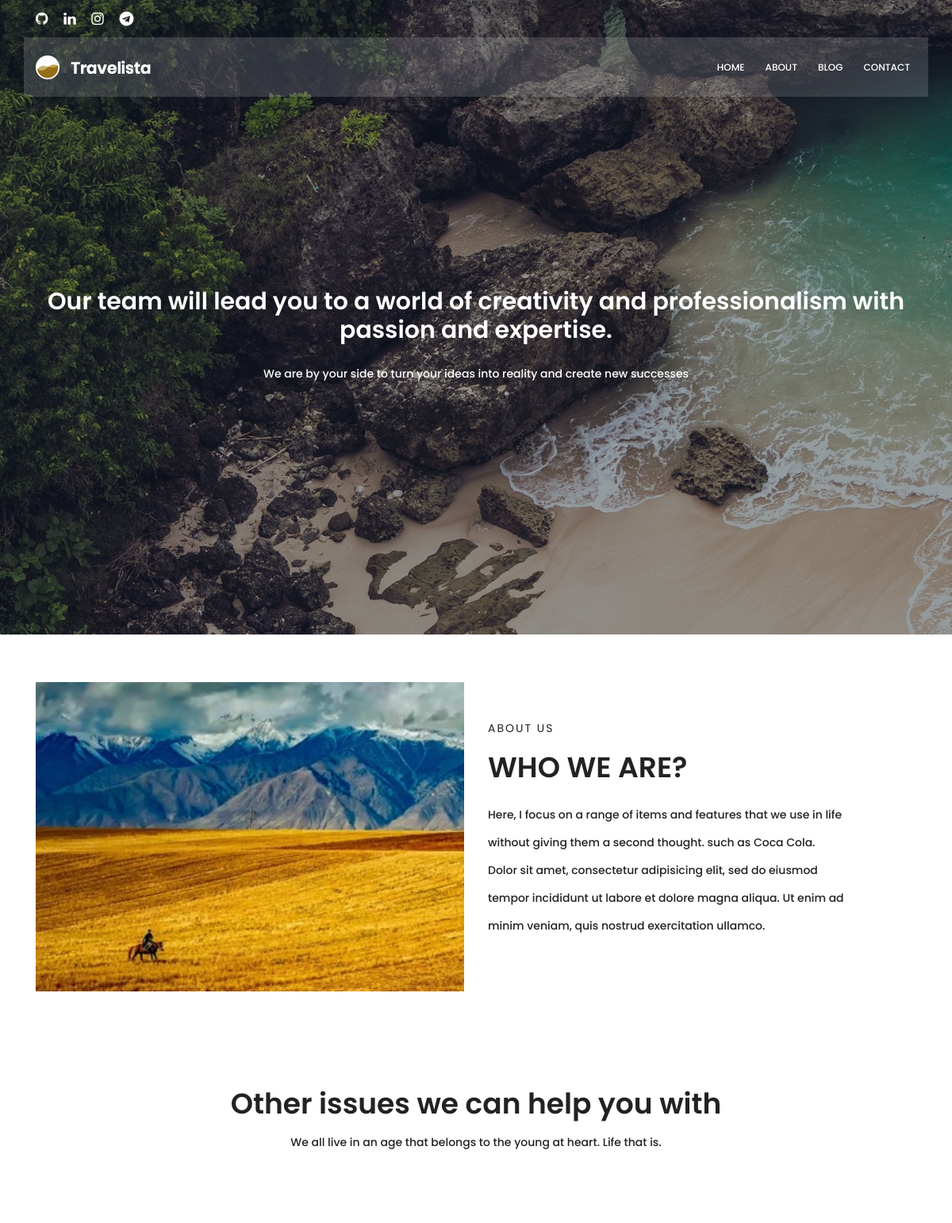
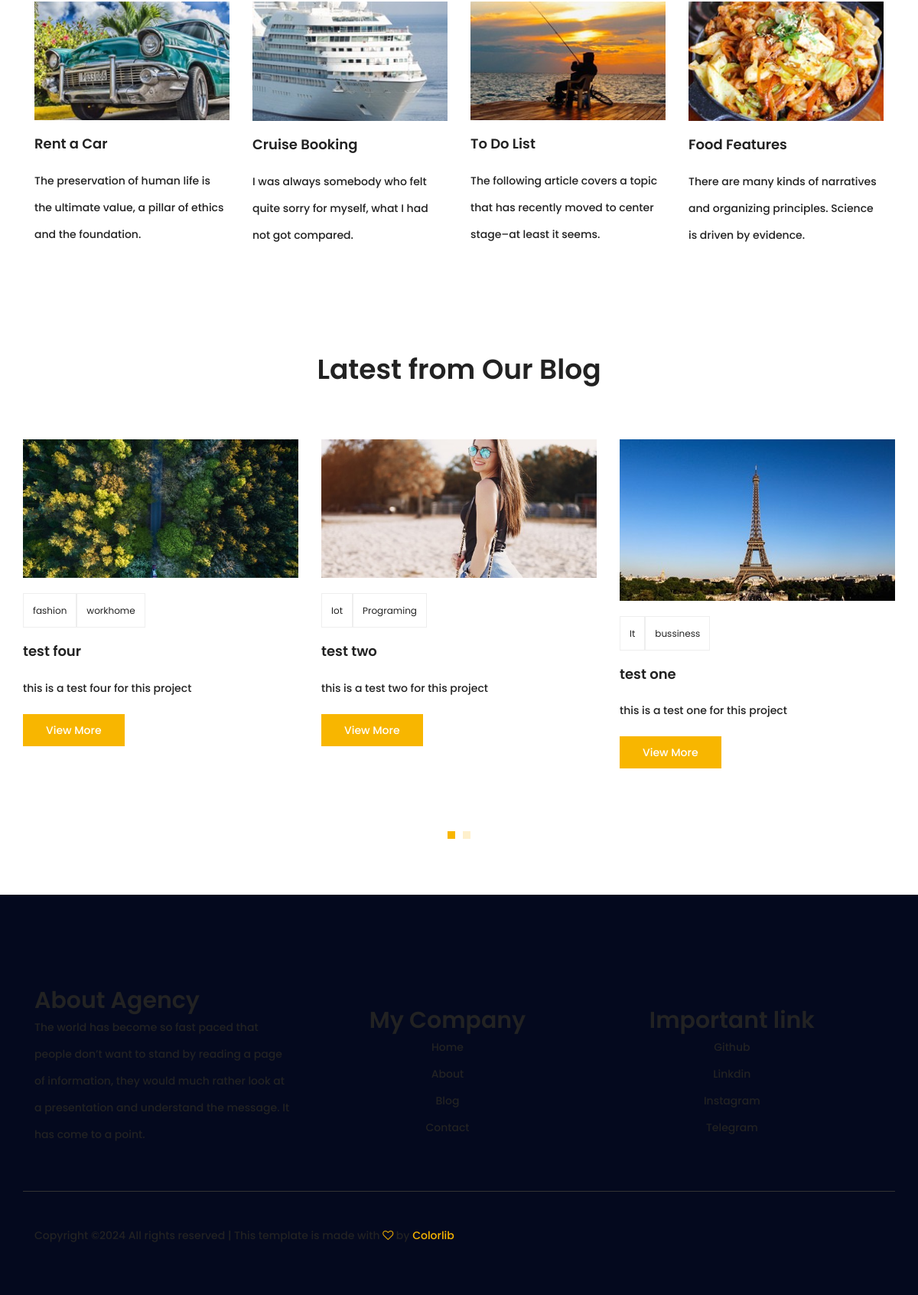
/about, run on the app's committed database (2 pictures, top to bottom).
### blog/models.py (models this page shows, shortened)
class Post(models.Model):
    image = models.ImageField(upload_to='blog/', default='blog/default.jpg')
    author = models.ForeignKey(User, related_name="author", on_delete=models.SET_NULL, null=True)
    title = models.CharField(max_length=100)
    content = models.TextField()
    category = models.ManyToManyField(category, blank=True)
    counted_views = models.IntegerField(default=0)
    status = models.BooleanField(default=False)
    published_date = models.DateTimeField(null=True)
    created_date = models.DateTimeField(auto_now_add=True)
    updated_date = models.DateTimeField(auto_now=True)
    class Meta:
        ordering = ['created_date']
        verbose_name = 'پست'
        verbose_name_plural = ' پست ها'

class category(models.Model):
    name = models.CharField(max_length=255)

### website/views.py (the view)
def about_view(request):
    return render(request,'website/about.html')

### blog/templatetags/blog_tags.py (called while the page is built)
@register.inclusion_tag('blog/latest_blog_posts.html')
def latest_posts():
    posts = Post.objects.filter(status=1).order_by('published_date')
    return {'posts': posts}

### templates/website/about.html
{% extends "base.html" %}
{% load static %}
{% load blog_tags %}
{% block content %}
<section class="banner-area relative">
  <div class="overlay overlay-bg"></div>
  <div class="container">
    <div class="row fullscreen align-items-center justify-content-between">
      <div class="about-content blog-header-content col-lg-12">
        <h2 class="text-white">Our team will lead you to a world of creativity and professionalism with passion and expertise.</h2>
        <p class="text-white">
          We are by your side to turn your ideas into reality and create new successes
        </p>
      </div>
    </div>
  </div>
</section>
<section class="about-info-area section-gap">
  <div class="container">
    <div class="row align-items-center">
      <div class="col-lg-6 info-left">
        <img class="img-fluid" src="{% static 'img/b2.jpg' %}" alt="" />
      </div>
      <div class="col-lg-6 info-right">
        <h6>About Us</h6>
        <h1>Who We Are?</h1>
        <p>
          Here, I focus on a range of items and features that we use in life
          without giving them a second thought. such as Coca Cola. Dolor sit
          amet, consectetur adipisicing elit, sed do eiusmod tempor incididunt
          ut labore et dolore magna aliqua. Ut enim ad minim veniam, quis
          nostrud exercitation ullamco.
        </p>
      </div>
    </div>
  </div>
</section>
<section class="other-issue-area section-gap">
  <div class="container">
    <div class="row d-flex justify-content-center">
      <div class="menu-content pb-70 col-lg-9">
        <div class="title text-center">
          <h1 class="mb-10">Other issues we can help you with</h1>
          <p>
            We all live in an age that belongs to the young at heart. Life that
            is.
          </p>
        </div>
      </div>
    </div>
    <div class="row">
      <div class="col-lg-3 col-md-6">
        <div class="single-other-issue">
          <div class="thumb">
            <img class="img-fluid" src="{% static 'img/o1.jpg' %}" alt="" />
          </div>
          <a href="#">
            <h4>Rent a Car</h4>
          </a>
          <p>
            The preservation of human life is the ultimate value, a pillar of
            ethics and the foundation.
          </p>
        </div>
      </div>
      <div class="col-lg-3 col-md-6">
        <div class="single-other-issue">
          <div class="thumb">
            <img class="img-fluid" src="{% static 'img/o2.jpg' %}" alt="" />
          </div>
          <a href="#">
            <h4>Cruise Booking</h4>
          </a>
          <p>
            I was always somebody who felt quite sorry for myself, what I had
            not got compared.
          </p>
        </div>
      </div>
      <div class="col-lg-3 col-md-6">
        <div class="single-other-issue">
          <div class="thumb">
            <img class="img-fluid" src="{% static 'img/o3.jpg' %}" alt="" />
          </div>
          <a href="#">
            <h4>To Do List</h4>
          </a>
          <p>
            The following article covers a topic that has recently moved to
            center stage–at least it seems.
          </p>
        </div>
      </div>
      <div class="col-lg-3 col-md-6">
        <div class="single-other-issue">
          <div class="thumb">
            <img class="img-fluid" src="{% static 'img/o4.jpg' %}" alt="" />
          </div>
          <a href="#">
            <h4>Food Features</h4>
          </a>
          <p>
            There are many kinds of narratives and organizing principles.
            Science is driven by evidence.
          </p>
        </div>
      </div>
    </div>
  </div>
</section>
<section class="recent-blog-area section-gap">
  <div class="container">
    <div class="row d-flex justify-content-center">
      <div class="menu-content pb-60 col-lg-9">
        <div class="title text-center">
          <h1 class="mb-10">Latest from Our Blog</h1>
        </div>
      </div>
    </div>
      {% latest_posts %}
</section>
{% endblock %}

### templates/blog/latest_blog_posts.html
{% load static %}
<div class="row">
    <div class="active-recent-blog-carusel">
        {% for post in posts %}
        <div class="single-recent-blog-post item">
            <div class="thumb">
            <img class="img-fluid" src="{{ post.image.url }}" alt="{{ post.title }}" style="width: 100%; height: auto;" />
        </div>
        <div class="details">
            <div class="tags">
                <ul class="tags">
                    {% for cat in post.category.all %}
                      <li><a href="{% url 'blog:category' cat_name=cat.name %}">{{ cat.name }}</a>
                    {% endfor %}
                </ul>
            </div>
            <a href="{% url 'blog:single' pid=post.id %}"><h4 class="title">{{ post.title }}</h4></a>
            <p>{{ post.content|truncatewords:30 }}</p>
            <a href="{% url 'blog:single' pid=post.id %}" class="primary-btn">View More</a>
        </div>
    </div>
    {% endfor %}
</div>

### statics/css/main.css (style rules this page uses)
body { color: #222222; font-family: "Poppins", sans-serif; font-size: 14px; font-weight: 500; line-height: 2.5em; position: relative; }
ol, ul { margin: 0; padding: 0; list-style: none; }
a { -webkit-transition: all 0.3s ease 0s; -moz-transition: all 0.3s ease 0s; -o-transition: all 0.3s ease 0s; transition: all 0.3s ease 0s; }
a, a:focus, a:hover { text-decoration: none; outline: 0; }
h1, h2, h3, h4, h5, h6 { font-family: "Poppins", sans-serif; color: #222222; line-height: 1.2em !important; margin-bottom: 0; margin-top: 0; font-weight: 600; }
h1, .h1 { font-size: 36px; }
h2, .h2 { font-size: 30px; }
h4, .h4 { font-size: 18px; }
h6, .h6 { font-size: 14px; color: #222222; }
.mb-10 { margin-bottom: 10px; }
.pb-60 { padding-bottom: 60px; }
.pb-70 { padding-bottom: 70px; }
.text-white { color: #fff; }
.text-center { text-align: center; }
.relative { position: relative; }
.overlay { position: absolute; left: 0; right: 0; top: 0; bottom: 0; }
h1 { font-size: 36px; }
h2 { font-size: 30px; }
h4 { font-size: 18px; }
h6 { font-size: 14px; }
h1, h2, h3, h4, h5, h6 { line-height: 1.5em; }
.section-gap { padding: 60px 0; }
.primary-btn { background: #f8b600; line-height: 42px; padding-left: 30px; padding-right: 30px; border: none; color: #fff; display: inline-block; font-size: 14px; font-weight: 500; position: relative; -webkit-transition: all 0.3s ease 0s; -moz-transition: all 0.3s ease 0s; -o-transition: all 0.3s ease 0s; transition: all 0.3s ease 0s; cursor: pointer; position: relative; }
.banner-area { background: url(../img/hero-bg.jpg) center; background-size: cover; }
.banner-area .overlay-bg { background: rgba(4, 9, 30, 0.4); }
.single-other-issue .thumb { overflow: hidden; }
.single-other-issue .thumb img { width: 100%; -webkit-transition: all 0.3s ease 0s; -moz-transition: all 0.3s ease 0s; -o-transition: all 0.3s ease 0s; transition: all 0.3s ease 0s; }
.single-other-issue h4 { margin: 20px 0; -webkit-transition: all 0.3s ease 0s; -moz-transition: all 0.3s ease 0s; -o-transition: all 0.3s ease 0s; transition: all 0.3s ease 0s; }
.recent-blog-area .single-recent-blog-post .thumb { overflow: hidden; }
.recent-blog-area .single-recent-blog-post .thumb img { -webkit-transition: all 0.3s ease 0s; -moz-transition: all 0.3s ease 0s; -o-transition: all 0.3s ease 0s; transition: all 0.3s ease 0s; }
.recent-blog-area .single-recent-blog-post .tags { margin: 20px 0px; }
.recent-blog-area .single-recent-blog-post .tags li { display: inline-block; border: 1px solid #eee; padding: 4px 12px; -webkit-transition: all 0.3s ease 0s; -moz-transition: all 0.3s ease 0s; -o-transition: all 0.3s ease 0s; transition: all 0.3s ease 0s; }
.recent-blog-area .single-recent-blog-post .tags li a { font-weight: 400; font-size: 12px; color: #222; }
.recent-blog-area .single-recent-blog-post .title { -webkit-transition: all 0.3s ease 0s; -moz-transition: all 0.3s ease 0s; -o-transition: all 0.3s ease 0s; transition: all 0.3s ease 0s; margin: 20px 0; }
.about-content { margin-top: 70px; padding: 90px 0px; text-align: center; }
.about-info-area .info-left img { width: 100%; }
.about-info-area .info-right h6 { text-transform: uppercase; letter-spacing: 2px; font-weight: 400; }
.about-info-area .info-right h1 { text-transform: uppercase; margin: 20px 0px; }
.about-info-area .info-right p { max-width: 450px; }
.blog-header-content p { margin: 20px 0px; }

### data on the page
Post: image (picture), title "test four", content "this is a test four for this project"
category: name "fashion"
category: name "workhome"
Post: image (picture), title "test two", content "this is a test two for this project"
category: name "Iot"
category: name "Programing"
Post: image (picture), title "test one", content "this is a test one for this project"
category: name "It"
category: name "bussiness"
